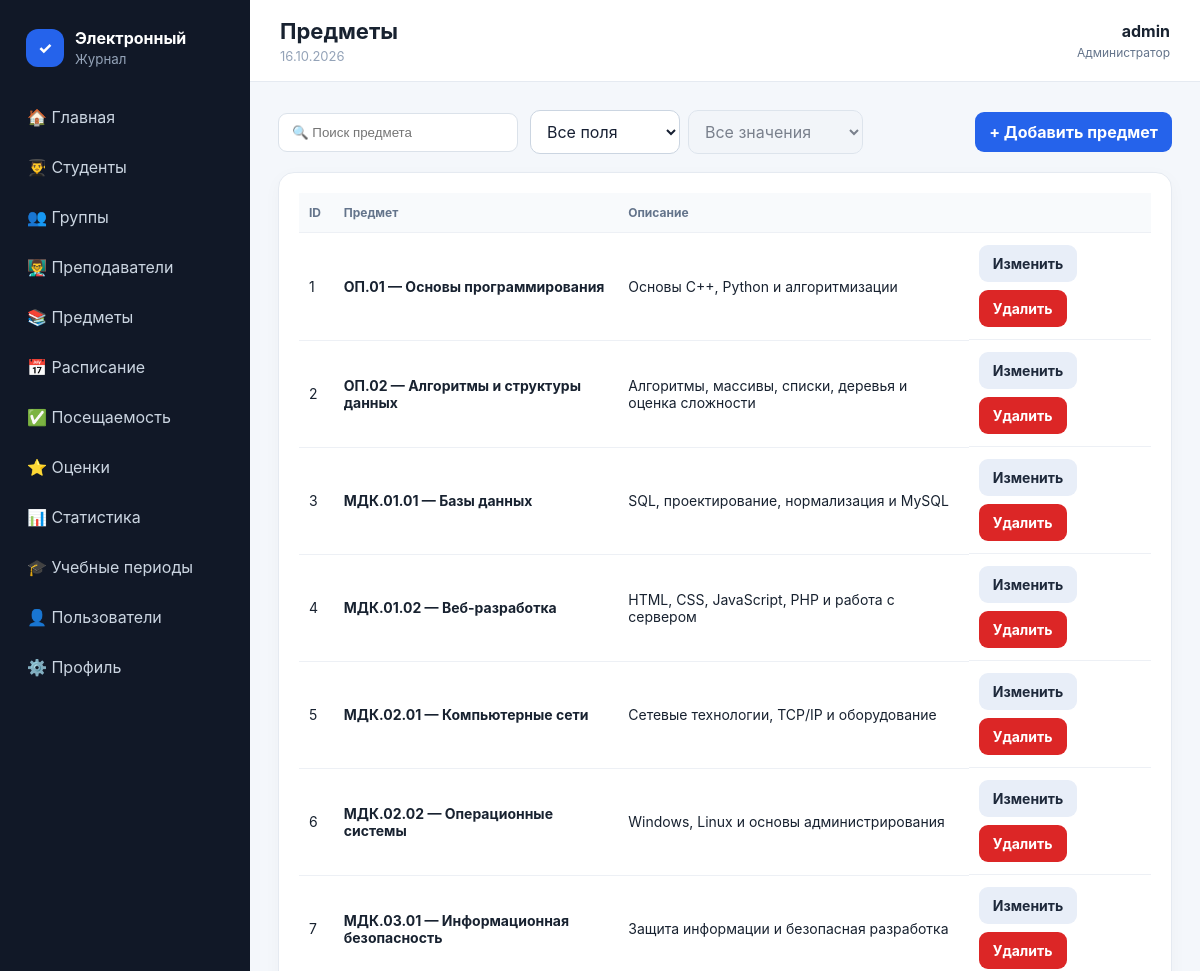
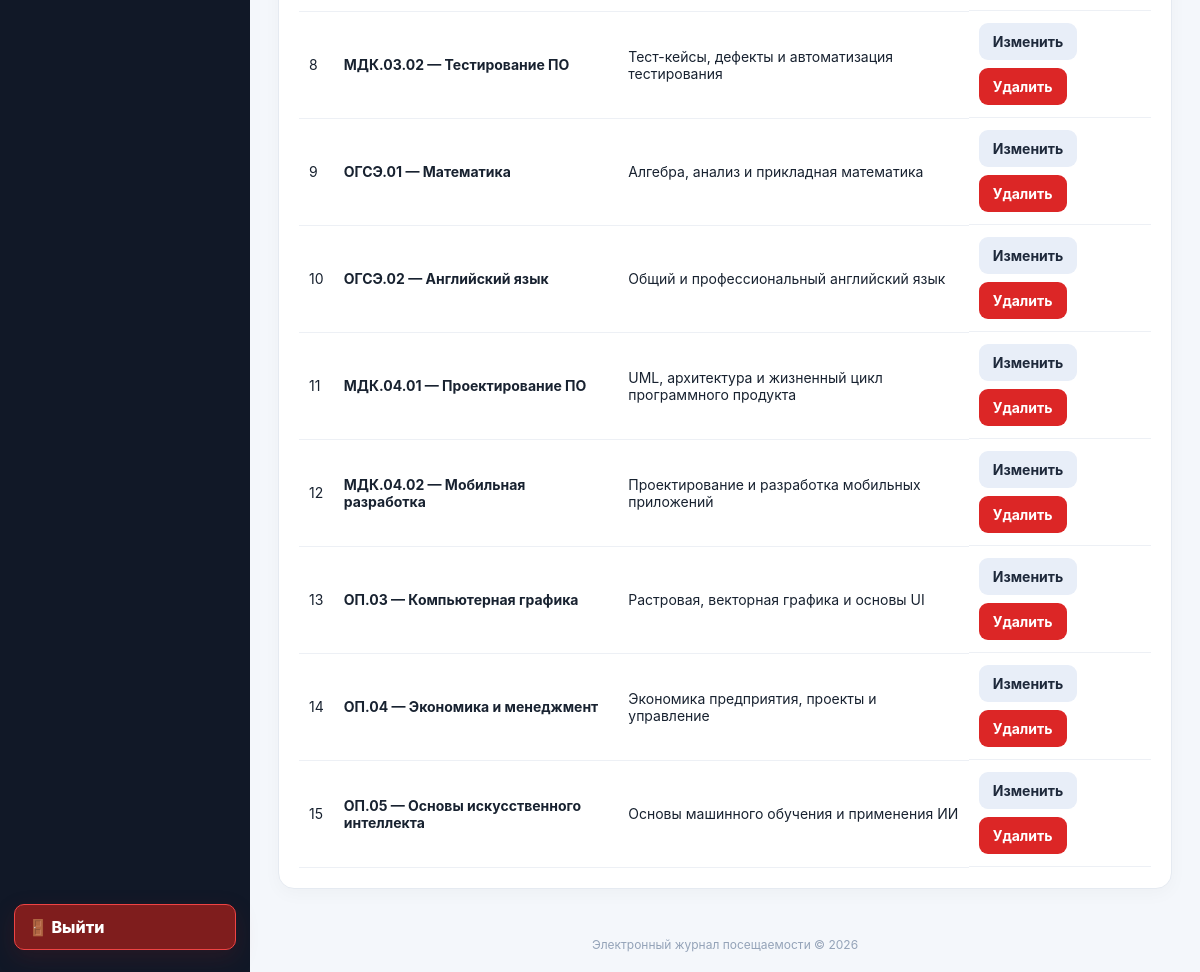
The app's page /admin/subjects.php (signed in) with its own data (2 pictures, top to bottom).
### tables this page shows
CREATE TABLE users (
 id INT AUTO_INCREMENT PRIMARY KEY,
 login VARCHAR(100) NOT NULL UNIQUE,
 email VARCHAR(150) DEFAULT '',
 avatar VARCHAR(255) DEFAULT '',
 password VARCHAR(255) NOT NULL,
 role ENUM('admin','teacher','student') NOT NULL,
 status ENUM('active','blocked') NOT NULL DEFAULT 'active',
 created_at TIMESTAMP DEFAULT CURRENT_TIMESTAMP
);

CREATE TABLE subjects (
 id INT AUTO_INCREMENT PRIMARY KEY,
 name VARCHAR(150) NOT NULL UNIQUE,
 description TEXT DEFAULT NULL,
 created_at TIMESTAMP DEFAULT CURRENT_TIMESTAMP
);

### config/schema_upgrade.php (called while the page is built, shortened)
<?php
function ensure_schema(PDO $pdo): void {
    $pdo->exec("CREATE TABLE IF NOT EXISTS grades (
        id INT AUTO_INCREMENT PRIMARY KEY,
        student_id INT NOT NULL,
        subject_id INT NOT NULL,
        teacher_id INT NULL,
        grade TINYINT NOT NULL,
        grade_date DATE NOT NULL,
        comment VARCHAR(255) DEFAULT '',
        created_at TIMESTAMP DEFAULT CURRENT_TIMESTAMP,
        INDEX idx_grades_student (student_id),
        INDEX idx_grades_subject (subject_id),
        CONSTRAINT fk_grades_student FOREIGN KEY (student_id) REFERENCES students(id) ON DELETE CASCADE,
        CONSTRAINT fk_grades_subject FOREIGN KEY (subject_id) REFERENCES subjects(id) ON DELETE RESTRICT,
        CONSTRAINT fk_grades_teacher FOREIGN KEY (teacher_id) REFERENCES teachers(id) ON DELETE SET NULL
    ) ENGINE=InnoDB DEFAULT CHARSET=utf8mb4 COLLATE=utf8mb4_unicode_ci");
    $pdo->exec("CREATE TABLE IF NOT EXISTS password_reset_log (
        id INT AUTO_INCREMENT PRIMARY KEY,
        user_id INT NOT NULL,
        reset_at TIMESTAMP DEFAULT CURRENT_TIMESTAMP,
        ip_address VARCHAR(45) DEFAULT '',
        FOREIGN KEY (user_id) REFERENCES users(id) ON DELETE CASCADE
    ) ENGINE=InnoDB DEFAULT CHARSET=utf8mb4 COLLATE=utf8mb4_unicode_ci");
    $pdo->exec("CREATE TABLE IF NOT EXISTS academic_years (
        id INT AUTO_INCREMENT PRIMARY KEY,
        name VARCHAR(20) NOT NULL UNIQUE,
        start_date DATE NOT NULL,
        end_date DATE NOT NULL,
        is_active TINYINT(1) NOT NULL DEFAULT 0,
        created_at TIMESTAMP DEFAULT CURRENT_TIMESTAMP
    ) ENGINE=InnoDB DEFAULT CHARSET=utf8mb4");
    $pdo->exec("CREATE TABLE IF NOT EXISTS semesters (
        id INT AUTO_INCREMENT PRIMARY KEY,
        academic_year_id INT NOT NULL,
        name VARCHAR(50) NOT NULL,
        semester_number TINYINT NOT NULL,
        start_date DATE NOT NULL,
        end_date DATE NOT NULL,
        is_active TINYINT(1) NOT NULL DEFAULT 0,
        UNIQUE KEY uq_semester(academic_year_id,semester_number),
        FOREIGN KEY (academic_year_id) REFERENCES academic_years(id) ON DELETE CASCADE
    ) ENGINE=InnoDB DEFAULT CHARSET=utf8mb4");
    $pdo->exec("CREATE TABLE IF NOT EXISTS app_settings (
        setting_key VARCHAR(100) PRIMARY KEY,
        setting_value TEXT NOT NULL
    ) ENGINE=InnoDB DEFAULT CHARSET=utf8mb4 COLLATE=utf8mb4_unicode_ci");
    import_source_people_once($pdo);
}
function import_source_people_once(PDO $pdo): void {
    $sourceFile = __DIR__ . '/source_people.php';
    $data = require $sourceFile;
    $teachers = $data['teachers'] ?? [];
    try {
        $pdo->beginTransaction();
        $pdo->exec("UPDATE groups SET curator_teacher_id=NULL");
        $pdo->exec("DELETE FROM attendance");
        $pdo->exec("DELETE FROM grades");
        $pdo->exec("DELETE FROM lessons");
        $pdo->exec("DELETE FROM students");
        $pdo->exec("DELETE FROM teachers");
        $pdo->exec("DELETE FROM users WHERE role IN ('teacher','student')");
        $pdo->exec("DELETE FROM groups");
        $teacherIds = [];
        $usedLogins = [];
        foreach ($pdo->query("SELECT login FROM users")->fetchAll(PDO::FETCH_COLUMN) as $existingLogin) {
            $usedLogins[strtolower((string)$existingLogin)] = true;
        }
        foreach ($teachers as $t) {
            $teacherIds[] = (int)$pdo->lastInsertId();
        }
        if ($teacherIds) {
            $i = 0;
        }
        $pdo->commit();
    } catch (Throwable $e) {
        if ($pdo->inTransaction()) $pdo->rollBack();
        throw $e;
    }
}

### config/database.php (called while the page is built)
<?php
$host = "127.0.0.1";
$port = 3307;
$dbname = "electronic_journal";
$username = "root";
$password = "";
try {
    $pdo = new PDO(
        "mysql:host=$host;port=$port;dbname=$dbname;charset=utf8mb4",
        $username,
        $password,
        [
            PDO::ATTR_ERRMODE => PDO::ERRMODE_EXCEPTION,
            PDO::ATTR_DEFAULT_FETCH_MODE => PDO::FETCH_ASSOC,
            PDO::ATTR_EMULATE_PREPARES => false
        ]
    );
    require_once __DIR__ . '/schema_upgrade.php';
    ensure_schema($pdo);
} catch (Throwable $e) {
    $msg = $e instanceof PDOException ? 'Ошибка подключения к MySQL' : 'Ошибка подготовки базы данных';
    die($msg . ': ' . htmlspecialchars($e->getMessage(), ENT_QUOTES, 'UTF-8'));
}
?>

### admin/subjects.php (the view, shortened to what this page needs)
<?php
require_once "../config/database.php"; require_once "../includes/auth.php"; require_role("admin"); $page_title="Предметы";
$edit=null;if(isset($_GET['edit'])){$s=$pdo->prepare("SELECT * FROM subjects WHERE id=?");$s->execute([(int)$_GET['edit']]);$edit=$s->fetch();}$rows=$pdo->query("SELECT * FROM subjects ORDER BY id")->fetchAll();include "../includes/header.php"; ?>
<div class="toolbar"><input class="search" id="q" oninput="filterTable('q','subjectsTable')" placeholder="🔍 Поиск предмета"><a class="btn" href="?action=add">+ Добавить предмет</a></div>
<div class="panel"><div class="table-wrap"><table id="subjectsTable"><tr><th>ID</th><th>Предмет</th><th>Описание</th><th></th></tr><?php foreach($rows as $i=>$r): ?><tr><td><?=$i+1?></td><td><b><?=htmlspecialchars($r['name'])?></b></td><td><?=htmlspecialchars($r['description'])?></td><td class="actions"><a class="btn secondary" href="?edit=<?=$r['id']?>">Изменить</a><a class="btn danger" href="?delete=<?=$r['id']?>" onclick="return confirm('Удалить предмет?')">Удалить</a></td></tr><?php endforeach;?></table></div></div><?php include "../includes/footer.php"; ?>

### includes/header.php (shortened to what this page needs)
<?php
$user = $_SESSION['user'] ?? null;
$roleLabels = ['admin'=>'Администратор','teacher'=>'Преподаватель','student'=>'Студент'];$academicPeriod='';try{$academicPeriod=$pdo->query("SELECT CONCAT(a.name,' · ',COALESCE(s.name,'')) FROM academic_years a LEFT JOIN semesters s ON s.academic_year_id=a.id AND s.is_active=1 WHERE a.is_active=1 LIMIT 1")->fetchColumn()?:'';}catch(Throwable $e){}
?>
<!doctype html>
<html lang="ru">
<head>
<link rel="stylesheet" href="../assets/css/style.css?v=<?= @filemtime(__DIR__.'/../assets/css/style.css') ?: time() ?>">
</head>
<body>
<div class="app">
<aside class="sidebar" id="sidebar">
  <div class="brand"><span class="brand-mark">✓</span><div><b>Электронный</b><small>Журнал</small></div></div>
  <nav>
    <?php if (($user['role'] ?? '') === 'admin'): ?>
      <a href="dashboard.php">🏠 Главная</a>
      <a href="students.php">👨‍🎓 Студенты</a>
      <a href="groups.php">👥 Группы</a>
      <a href="teachers.php">👨‍🏫 Преподаватели</a>
      <a href="subjects.php">📚 Предметы</a>
      <a href="lessons.php">📅 Расписание</a>
      <a href="attendance.php">✅ Посещаемость</a>
      <a href="grades.php">⭐ Оценки</a>
      <a href="statistics.php">📊 Статистика</a>
      <a href="academic.php">🎓 Учебные периоды</a>
      <a href="users.php">👤 Пользователи</a>
      <a href="profile.php">⚙️ Профиль</a>
    <?php endif; ?>
  </nav>
  <button class="logout logout-btn" type="button" onclick="openLogoutModal()">🚪 Выйти</button>
</aside>
<main class="main">
<header class="topbar">
  <div>
    <h1><?= htmlspecialchars($page_title ?? "Электронный журнал") ?></h1>
    <p><?= date("d.m.Y") ?><?php if($academicPeriod): ?> · <span class="academic-period"><?=htmlspecialchars($academicPeriod)?></span><?php endif; ?></p>
  </div>
  <a class="profile profile-link" href="profile.php"><span><?= htmlspecialchars($user['login'] ?? '') ?></span><em><?= htmlspecialchars($roleLabels[$user['role'] ?? ''] ?? '') ?></em></a>
</header>
<section class="content">

### includes/footer.php
</section>
<footer class="footer">Электронный журнал посещаемости © <?= date("Y") ?></footer>
</main>
</div>
</body>
</html>

### assets/css/style.css (style rules this page uses)
* { box-sizing:border-box }
body { margin:0;font-family:Inter,Segoe UI,Arial,sans-serif;background:#f4f7fb;color:#182230 }
a { text-decoration:none;color:inherit }
.app { display:flex;min-height:100vh }
.sidebar { width:250px;background:#111827;color:#cbd5e1;padding:22px 14px;display:flex;flex-direction:column;position:fixed;inset:0 auto 0 0;z-index:20 }
.brand { display:flex;gap:11px;align-items:center;padding:6px 12px 28px;color:#fff }
.brand-mark { width:38px;height:38px;border-radius:12px;background:#2563eb;display:grid;place-items:center;font-weight:800 }
.brand b,.brand small { display:block }
.brand small { color:#94a3b8;margin-top:3px }
.sidebar nav { display:grid;gap:6px }
.sidebar nav a,.logout { padding:12px 13px;border-radius:10px;transition:.2s }
.logout { margin-top:auto;color:#fca5a5 }
.main { margin-left:250px;flex:1;min-width:0 }
.topbar { height:82px;background:#fff;border-bottom:1px solid #e5eaf1;display:flex;align-items:center;gap:18px;padding:0 30px;position:sticky;top:0;z-index:10 }
.topbar h1 { font-size:22px;margin:0 }
.topbar p { margin:4px 0 0;color:#94a3b8;font-size:13px }
.profile { margin-left:auto;text-align:right }
.profile span { display:block;font-weight:700 }
.profile em { font-size:12px;color:#64748b;font-style:normal }
.content { padding:28px;max-width:1500px;margin:auto }
.panel { background:#fff;border:1px solid #e5eaf1;border-radius:16px;padding:20px;box-shadow:0 5px 18px #0f172a08 }
.table-wrap { overflow:auto }
table { width:100%;border-collapse:collapse;min-width:650px }
th,td { text-align:left;padding:12px 10px;border-bottom:1px solid #edf0f5;font-size:14px }
th { font-size:12px;color:#64748b;background:#f8fafc }
.btn { border:0;background:#2563eb;color:white;padding:10px 14px;border-radius:9px;cursor:pointer;font-weight:700;display:inline-block }
.btn.secondary { background:#e8eef8;color:#1e293b }
.btn.danger { background:#dc2626 }
.actions { display:flex;gap:8px;flex-wrap:wrap }
.toolbar { display:flex;justify-content:space-between;gap:12px;align-items:center;margin-bottom:18px;flex-wrap:wrap }
.search { padding:11px 13px;border:1px solid #dbe2ea;border-radius:9px;min-width:240px }
.footer { text-align:center;color:#94a3b8;font-size:12px;padding:20px }
.logout-btn { width:100%;border:1px solid #ef4444;background:#7f1d1d;color:#fff;font:inherit;text-align:left;cursor:pointer;font-weight:800;box-shadow:0 8px 22px #7f1d1d35 }
.profile-link { text-decoration:none;color:inherit }
.table-wrap table td { vertical-align:middle }

### records on screen
users: login "admin", login "Администратор"
subjects: name "ОП.01 — Основы программирования", description "Основы C++, Python и алгоритмизации"
subjects: name "ОП.02 — Алгоритмы и структуры данных", description "Алгоритмы, массивы, списки, деревья и оценка сложности"
subjects: name "МДК.01.01 — Базы данных", description "SQL, проектирование, нормализация и MySQL"
subjects: name "МДК.01.02 — Веб-разработка", description "HTML, CSS, JavaScript, PHP и работа с сервером"
subjects: name "МДК.02.01 — Компьютерные сети", description "Сетевые технологии, TCP/IP и оборудование"
subjects: name "МДК.02.02 — Операционные системы", description "Windows, Linux и основы администрирования"
subjects: name "МДК.03.01 — Информационная безопасность", description "Защита информации и безопасная разработка"
subjects: name "МДК.03.02 — Тестирование ПО", description "Тест-кейсы, дефекты и автоматизация тестирования"
subjects: name "ОГСЭ.01 — Математика", description "Алгебра, анализ и прикладная математика"
subjects: name "ОГСЭ.02 — Английский язык", description "Общий и профессиональный английский язык"
subjects: name "МДК.04.01 — Проектирование ПО", description "UML, архитектура и жизненный цикл программного продукта"
subjects: name "МДК.04.02 — Мобильная разработка", description "Проектирование и разработка мобильных приложений"
subjects: name "ОП.03 — Компьютерная графика", description "Растровая, векторная графика и основы UI"
subjects: name "ОП.04 — Экономика и менеджмент", description "Экономика предприятия, проекты и управление"
subjects: name "ОП.05 — Основы искусственного интеллекта", description "Основы машинного обучения и применения ИИ"

### other values on screen
$page_title "Предметы"
